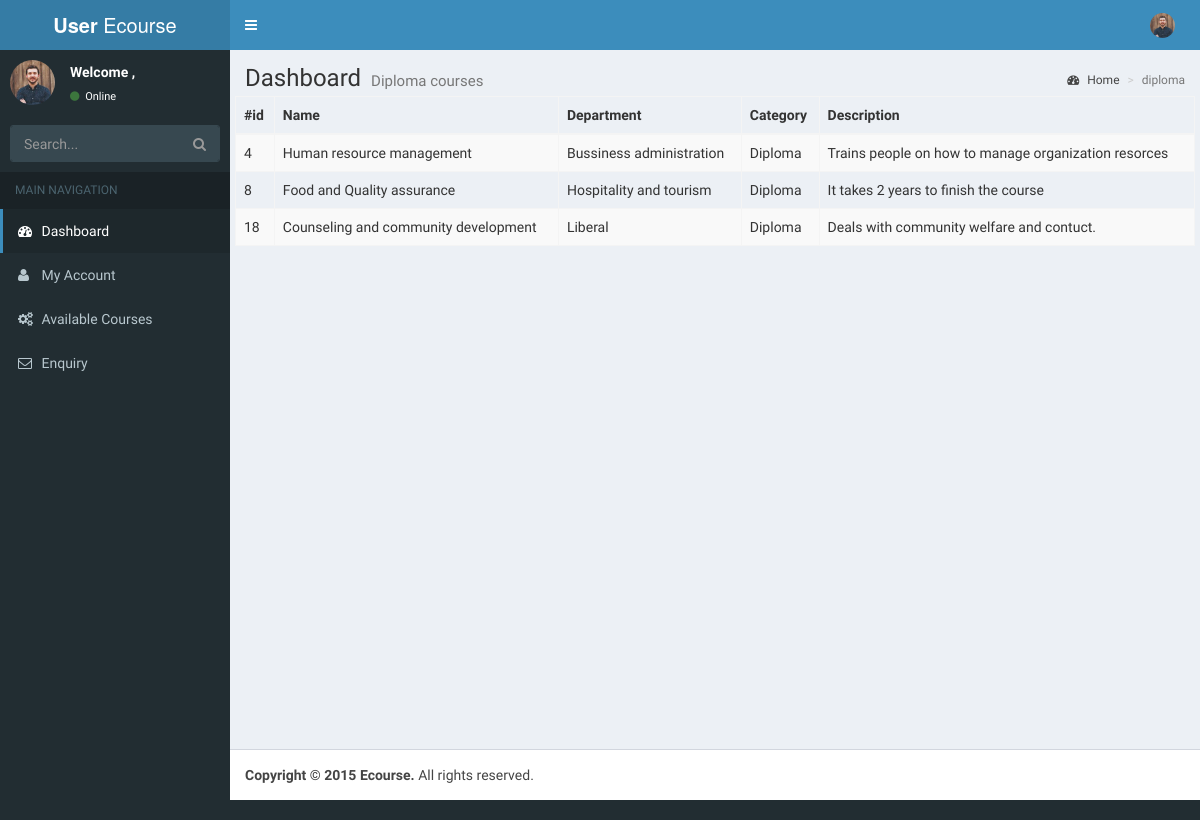
The app's page /diploma.php, older data.
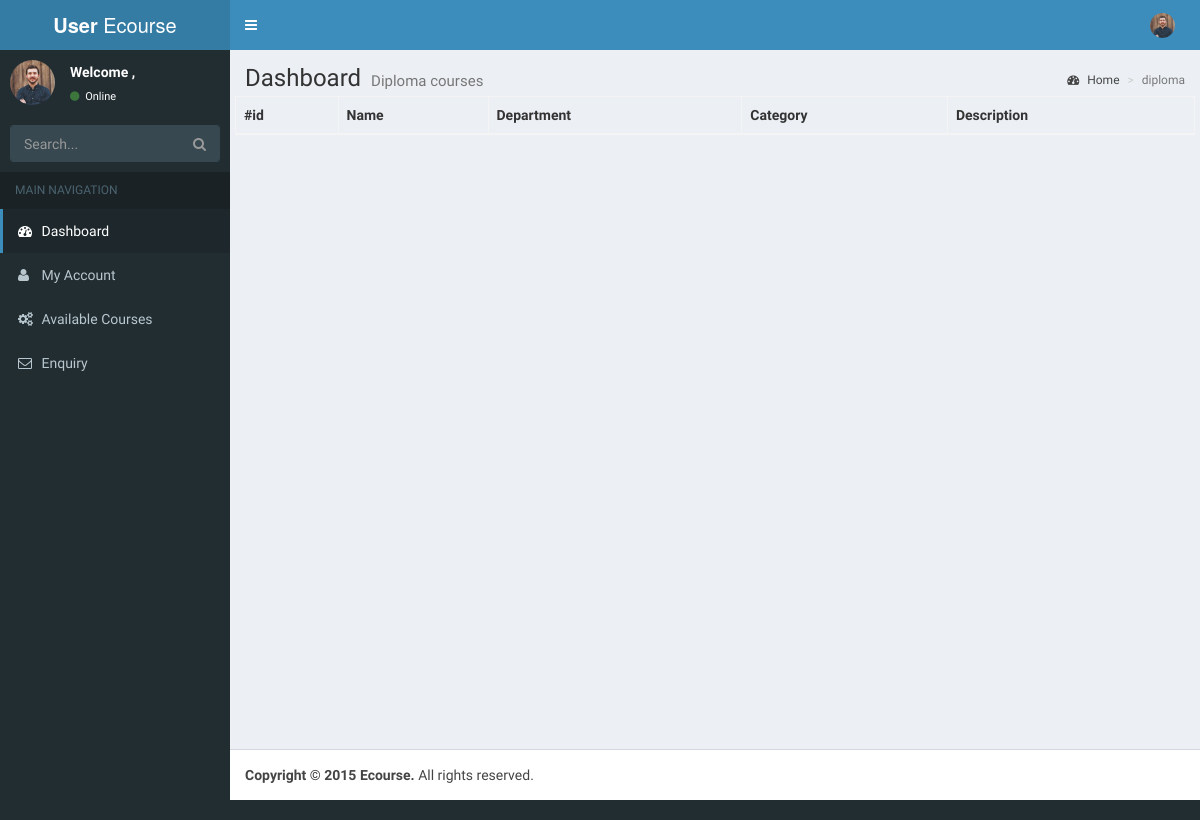
The same page, newer data.
### tables this page shows
CREATE TABLE IF NOT EXISTS `courses` (
  `id` int(10) NOT NULL AUTO_INCREMENT,
  `name` varchar(100) NOT NULL,
  `department` varchar(100) NOT NULL,
  `category` varchar(100) NOT NULL,
  PRIMARY KEY (`id`)
);

### diploma.php (the view)
<?php
  require('layout/sidebar.php')
?>
  <div class="content-wrapper">
    <section class="content-header">
      <h1>
        Dashboard
        <small>Diploma courses</small>
      </h1>
      <ol class="breadcrumb">
        <li><a href="#"><i class="fa fa-dashboard"></i> Home</a></li>
        <li class="active">diploma</li>
      </ol>
    </section>
     <?php
        $result = mysql_query("SELECT * FROM courses WHERE category = 'diploma'");
        ?>
       <div class="course_table">
              <table id="example" class="table table-striped table-bordered display">
                  <thead class="table_header">
                    <tr>
                      <th>#id</th>
                      <th>Name</th>
                      <th>Department</th>
                      <th>Category</th>
                      <th>Description </th>
                    </tr>
                  </thead>
                  <tbody>
                    <?php
                      while( $row = mysql_fetch_assoc( $result ) ){
                        echo
                        "<tr>
                          <td>{$row['id']}</td>
                          <td>{$row['name']}</td>
                          <td>{$row['department']}</td>
                          <td>{$row['category']}</td>
                          <td>{$row['description']}</td>
                        </tr>";
                      }
                    ?>
                  </tbody>
              </table>
           </div>
  </div>
<?php
  require('layout/members_pagefooter.php')
?>

### layout/sidebar.php (shortened to what this page needs)
<!DOCTYPE html>
<html>
<head>
  <link rel="stylesheet" href="bootstrap/css/bootstrap.min.css">
   <link rel="stylesheet" type="text/css" href="assets/css/jquery.dataTables.min.css">
  <link rel="stylesheet" href="font-awesome/css/font-awesome.min.css">
  <link rel="stylesheet" href="bootstrap/css/ionicons.min.css">
  <link rel="stylesheet" href="dist/css/AdminLTE.css">
  <link rel="stylesheet" href="dist/css/skins/_all-skins.min.css">
  <link rel="stylesheet" href="plugins/iCheck/flat/green.css">
  <link rel="stylesheet" href="plugins/morris/morris.css">
  <link rel="stylesheet" href="plugins/jvectormap/jquery-jvectormap-1.2.2.css">
  <link rel="stylesheet" href="plugins/datepicker/datepicker3.css">
  <link rel="stylesheet" href="plugins/daterangepicker/daterangepicker-bs3.css">
  <link rel="stylesheet" href="plugins/bootstrap-wysihtml5/bootstrap3-wysihtml5.min.css">
</head>
<body class="hold-transition skin-blue sidebar-mini">
<div class="wrapper">
  <header class="main-header">
    <a href="members_page.php" class="logo"></span>
      <span class="logo-lg"><b>User </b>Ecourse</span>
    </a>
    <nav class="navbar navbar-static-top" role="navigation">
      <a href="#" class="sidebar-toggle" data-toggle="offcanvas" role="button">
      </a>
      <div class="navbar-custom-menu">
        <ul class="nav navbar-nav">
            <li class="dropdown user user-menu">
            <a href="#" class="dropdown-toggle" data-toggle="dropdown">
              <img src="assets/img/eco/user8-128x128.jpg" class="user-image" alt="User Image">
            </a>
          </li>
        </ul>
      </div>
    </nav>
  </header>
  <aside class="main-sidebar">
    <section class="sidebar">
      <div class="user-panel">
        <div class="pull-left image">
          <img src="assets/img/eco/user8-128x128.jpg" class="img-circle" alt="User Image">
        </div>
        <div class="pull-left info">
          <p id="welcome" class="welcome_option" >Welcome , <i><?php echo $login_session; ?></i></p>
          <a href="#"><i class="fa fa-circle text-success"></i> Online</a>
        </div>
      </div>
      <form action="#" method="get" class="sidebar-form">
        <div class="input-group">
          <input type="text" name="q" class="form-control" placeholder="Search...">
              <span class="input-group-btn">
                <button type="submit" name="search" id="search-btn" class="btn btn-flat"><i class="fa fa-search"></i>
                </button>
              </span>
        </div>
      </form>
      <ul class="sidebar-menu">
        <li class="header">MAIN NAVIGATION</li>
        <li class="active treeview">
          <a href="members_page.php">
            <i class="fa fa-dashboard"></i> <span>Dashboard</span>
          </a>
        </li>
        <li>
          <a href="myaccount.php">
            <i class="fa fa-user"></i> <span>My Account</span>
          </a>
        </li>
        <li class="treeview">
          <a href="all_courses.php">
            <i class="fa fa-cogs"></i>
            <span>Available Courses</span>
          </a>
        </li>
         <li class="treeview">
          <a href="messages.php">
            <i class="fa fa-envelope-o"></i>
            <span>Enquiry</span>
          </a>
        </li>
      </section>
  </aside>

### layout/members_pagefooter.php (shortened to what this page needs)
<footer class="main-footer">
    <strong>Copyright &copy; 2015 Ecourse</a>.</strong> All rights
    reserved.
  </footer> -->
</body>
</html>

Row changes from the older to the newer data that the page shows:
removed courses: id "4", name "Human resource management", department "Bussiness administration", category "Diploma", description "Trains people on how to manage organization resorces"
removed courses: id "8", name "Food and Quality assurance", department "Hospitality and tourism", category "Diploma", description "It takes 2 years to finish the course"
removed courses: id "18", name "Counseling and community development", department "Liberal", category "Diploma", description "Deals with community welfare and contuct."
